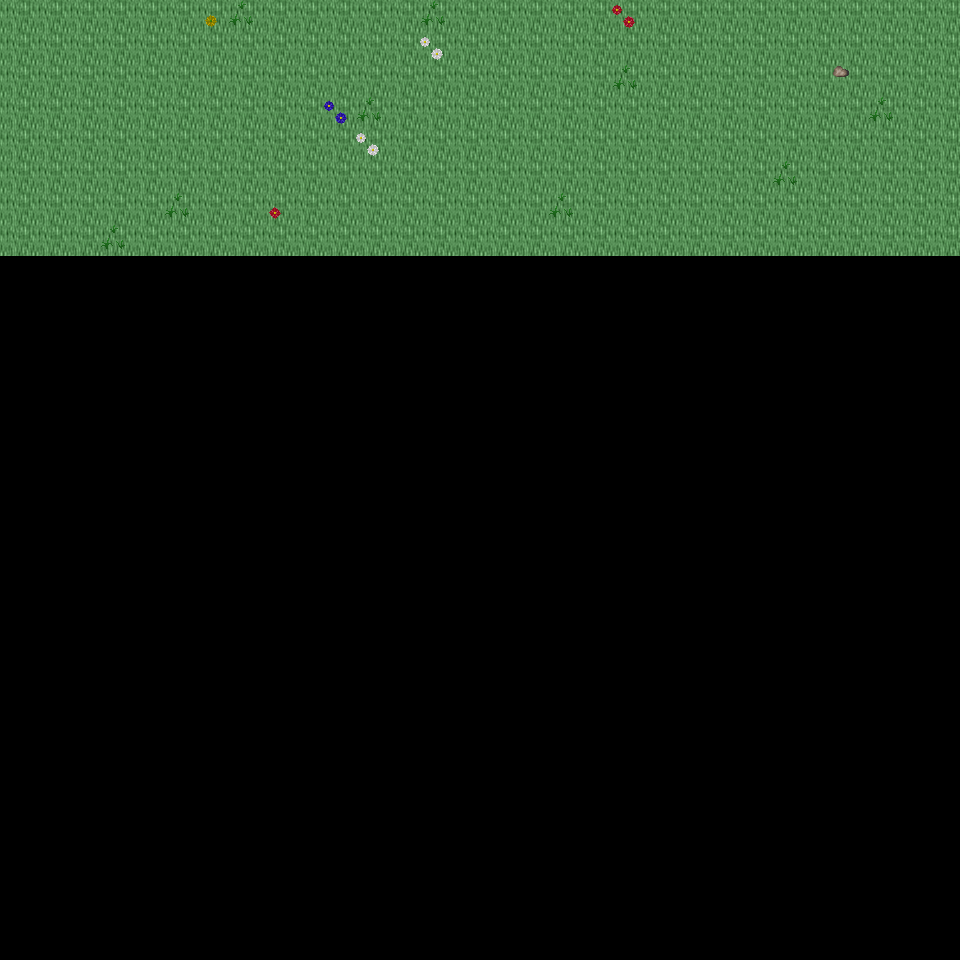

A 2D game scene composited from a Tiled map and its tileset images. What follows is a short description and the map's XML, with each tile layer's data collapsed to a summary:
An orthogonal 30x30 tile map with 32x32 px tiles, 6 tile layers (Ground, Object, Object2, Above, ...), 48 tilesets and 3 objects (3x mapExit).

<map version="1.0" orientation="orthogonal" renderorder="right-down" width="30" height="30" tilewidth="32" tileheight="32" nextobjectid="4">
  <tileset firstgid="1" name="tileset_ground_ground" tilewidth="32" tileheight="32" tilecount="33" columns="3">
    <image source="../drawable/tileset_ground_ground.png" width="96" height="352" />
  </tileset>
  <tileset firstgid="34" name="tileset_building_castle" tilewidth="32" tileheight="32" tilecount="320" columns="20">
    <image source="../drawable/tileset_building_castle.png" width="640" height="512" />
  </tileset>
  <tileset firstgid="354" name="tileset_furniture_carpet_carpets_2" tilewidth="32" tileheight="32" tilecount="12" columns="4">
    <image source="../drawable/tileset_furniture_carpet_carpets_2.png" width="128" height="160" />
  </tileset>
  <tileset firstgid="366" name="tileset_ground_indoor_tiles" tilewidth="32" tileheight="32" tilecount="8" columns="2">
    <image source="../drawable/tileset_ground_indoor_tiles.png" width="64" height="128" />
  </tileset>
  <tileset firstgid="374" name="tileset_ground_water_pool" tilewidth="32" tileheight="32" tilecount="72" columns="3">
    <image source="../drawable/tileset_ground_water_pool.png" width="96" height="768" />
  </tileset>
  <tileset firstgid="446" name="tileset_ground_brown_paving" tilewidth="32" tileheight="32" tilecount="2" columns="2">
    <image source="../drawable/tileset_ground_brown_paving.png" width="64" height="32" />
  </tileset>
  <tileset firstgid="448" name="tileset_ground_spikes" tilewidth="32" tileheight="32" tilecount="1" columns="1">
    <image source="../drawable/tileset_ground_spikes.png" width="32" height="32" />
  </tileset>
  <tileset firstgid="449" name="tileset_ground_ridge_earth_dark" tilewidth="32" tileheight="32" tilecount="96" columns="12">
    <image source="../drawable/tileset_ground_ridge_earth_dark.png" width="384" height="256" />
  </tileset>
  <tileset firstgid="545" name="tileset_plant_grasses" tilewidth="32" tileheight="32" tilecount="6" columns="3">
    <image source="../drawable/tileset_plant_grasses.png" width="96" height="64" />
  </tileset>
  <tileset firstgid="551" name="tileset_ground_water_pool_corners" tilewidth="32" tileheight="32" tilecount="72" columns="3">
    <image source="../drawable/tileset_ground_water_pool_corners.png" width="96" height="768" />
  </tileset>
  <tileset firstgid="623" name="tileset_building_fence_fence_chunky" tilewidth="32" tileheight="32" tilecount="21" columns="3">
    <image source="../drawable/tileset_building_fence_fence_chunky.png" width="96" height="224" />
  </tileset>
  <tileset firstgid="644" name="tileset_ground_earth_edges" tilewidth="32" tileheight="32" tilecount="18" columns="6">
    <image source="../drawable/tileset_ground_earth_edges.png" width="192" height="96" />
  </tileset>
  <tileset firstgid="662" name="tileset_ground_rock_pebbles" tilewidth="32" tileheight="32" tilecount="3" columns="1">
    <image source="../drawable/tileset_ground_rock_pebbles.png" width="32" height="96" />
  </tileset>
  <tileset firstgid="665" name="tileset_ground_square_patch" tilewidth="32" tileheight="32" tilecount="9" columns="3">
    <image source="../drawable/tileset_ground_square_patch.png" width="96" height="96" />
  </tileset>
  <tileset firstgid="674" name="tileset_plant_leaves" tilewidth="32" tileheight="32" tilecount="8" columns="4">
    <image source="../drawable/tileset_plant_leaves.png" width="128" height="64" />
  </tileset>
  <tileset firstgid="682" name="tileset_item_corpse_skull_dark" tilewidth="32" tileheight="32" tilecount="2" columns="2">
    <image source="../drawable/tileset_item_corpse_skull_dark.png" width="64" height="32" />
  </tileset>
  <tileset firstgid="684" name="tileset_item_corpse_skeleton" tilewidth="32" tileheight="32" tilecount="4" columns="2">
    <image source="../drawable/tileset_item_corpse_skeleton.png" width="64" height="64" />
  </tileset>
  <tileset firstgid="688" name="tileset_furniture_table_grey_fancy" tilewidth="32" tileheight="32" tilecount="9" columns="3">
    <image source="../drawable/tileset_furniture_table_grey_fancy.png" width="96" height="96" />
  </tileset>
  <tileset firstgid="697" name="tileset_furniture_table_grey_long" tilewidth="32" tileheight="32" tilecount="4" columns="2">
    <image source="../drawable/tileset_furniture_table_grey_long.png" width="64" height="64" />
  </tileset>
  <tileset firstgid="701" name="tileset_furniture_table_grey_plain" tilewidth="32" tileheight="32" tilecount="9" columns="3">
    <image source="../drawable/tileset_furniture_table_grey_plain.png" width="96" height="96" />
  </tileset>
  <tileset firstgid="710" name="tileset_item_gothic_slab" tilewidth="32" tileheight="32" tilecount="1" columns="1">
    <image source="../drawable/tileset_item_gothic_slab.png" width="32" height="32" />
  </tileset>
  <tileset firstgid="711" name="tileset_logic_creature_gnome" tilewidth="32" tileheight="32" tilecount="6" columns="6">
    <image source="../drawable/tileset_logic_creature_gnome.png" width="192" height="32" />
  </tileset>
  <tileset firstgid="717" name="tileset_logic_creature_animal" tilewidth="32" tileheight="32" tilecount="32" columns="8">
    <image source="../drawable/tileset_logic_creature_animal.png" width="256" height="128" />
  </tileset>
  <tileset firstgid="749" name="tileset_logic_collision" tilewidth="32" tileheight="32" tilecount="1" columns="1">
    <image source="../drawable/tileset_logic_collision.png" width="32" height="32" />
  </tileset>
  <tileset firstgid="750" name="tileset_ground_water_pool_deep" tilewidth="32" tileheight="32" tilecount="72" columns="3">
    <image source="../drawable/tileset_ground_water_pool_deep.png" width="96" height="768" />
  </tileset>
  <tileset firstgid="822" name="tileset_object_suspension_bridge" tilewidth="32" tileheight="32" tilecount="24" columns="3">
    <image source="../drawable/tileset_object_suspension_bridge.png" width="96" height="256" />
  </tileset>
  <tileset firstgid="846" name="tileset_plant_flower_daisy_blue" tilewidth="32" tileheight="32" tilecount="8" columns="2">
    <image source="../drawable/tileset_plant_flower_daisy_blue.png" width="64" height="128" />
  </tileset>
  <tileset firstgid="854" name="tileset_plant_flower_daisy_red" tilewidth="32" tileheight="32" tilecount="8" columns="2">
    <image source="../drawable/tileset_plant_flower_daisy_red.png" width="64" height="128" />
  </tileset>
  <tileset firstgid="862" name="tileset_plant_flower_daisy_white" tilewidth="32" tileheight="32" tilecount="8" columns="2">
    <image source="../drawable/tileset_plant_flower_daisy_white.png" width="64" height="128" />
  </tileset>
  <tileset firstgid="870" name="tileset_plant_flower_daisy_yellow" tilewidth="32" tileheight="32" tilecount="8" columns="2">
    <image source="../drawable/tileset_plant_flower_daisy_yellow.png" width="64" height="128" />
  </tileset>
  <tileset firstgid="878" name="tileset_plant_tree_tree_green" tilewidth="32" tileheight="32" tilecount="80" columns="8">
    <image source="../drawable/tileset_plant_tree_tree_green.png" width="256" height="352" />
  </tileset>
  <tileset firstgid="958" name="tileset_item_banners_flag" tilewidth="32" tileheight="32" tilecount="12" columns="3">
    <image source="../drawable/tileset_item_banners_flag.png" width="96" height="128" />
  </tileset>
  <tileset firstgid="970" name="tileset_item_flagpole" tilewidth="32" tileheight="32" tilecount="3" columns="1">
    <image source="../drawable/tileset_item_flagpole.png" width="32" height="96" />
  </tileset>
  <tileset firstgid="973" name="tileset_furniture_chair_bench_white" tilewidth="32" tileheight="32" tilecount="8" columns="2">
    <image source="../drawable/tileset_furniture_chair_bench_white.png" width="64" height="128" />
  </tileset>
  <tileset firstgid="981" name="tileset_item_statue_flowered_arch" tilewidth="32" tileheight="32" tilecount="24" columns="6">
    <image source="../drawable/tileset_item_statue_flowered_arch.png" width="192" height="128" />
  </tileset>
  <tileset firstgid="1005" name="tileset_building_decoration_block" tilewidth="32" tileheight="32" tilecount="2" columns="2">
    <image source="../drawable/tileset_building_decoration_block.png" width="64" height="32" />
  </tileset>
  <tileset firstgid="1007" name="tileset_building_decoration_orbpedestal" tilewidth="32" tileheight="32" tilecount="2" columns="1">
    <image source="../drawable/tileset_building_decoration_orbpedestal.png" width="32" height="64" />
  </tileset>
  <tileset firstgid="1009" name="tileset_item_statue_urn_with_flowers" tilewidth="32" tileheight="32" tilecount="2" columns="1">
    <image source="../drawable/tileset_item_statue_urn_with_flowers.png" width="32" height="64" />
  </tileset>
  <tileset firstgid="1011" name="tileset_building_decoration_pool" tilewidth="32" tileheight="32" tilecount="9" columns="3">
    <image source="../drawable/tileset_building_decoration_pool.png" width="96" height="96" />
  </tileset>
  <tileset firstgid="1020" name="tileset_item_statue_romanic_art1" tilewidth="32" tileheight="32" tilecount="4" columns="2">
    <image source="../drawable/tileset_item_statue_romanic_art1.png" width="64" height="64" />
  </tileset>
  <tileset firstgid="1024" name="tileset_building_wall_int_clay" tilewidth="32" tileheight="32" tilecount="100" columns="10">
    <image source="../drawable/tileset_building_wall_int_clay.png" width="320" height="320" />
  </tileset>
  <tileset firstgid="1124" name="tileset_ground_green_paving" tilewidth="32" tileheight="32" tilecount="18" columns="3">
    <image source="../drawable/tileset_ground_green_paving.png" width="96" height="192" />
  </tileset>
  <tileset firstgid="1142" name="tileset_logic_protection" tilewidth="32" tileheight="32" tilecount="2" columns="2">
    <image source="../drawable/tileset_logic_protection.png" width="64" height="32" />
  </tileset>
  <tileset firstgid="1144" name="tileset_furniture_other_stick" tilewidth="32" tileheight="32" tilecount="2" columns="1">
    <image source="../drawable/tileset_furniture_other_stick.png" width="32" height="64" />
  </tileset>
  <tileset firstgid="1146" name="tileset_item_scrying_orb" tilewidth="32" tileheight="32" tilecount="8" columns="8">
    <image source="../drawable/tileset_item_scrying_orb.png" width="256" height="32" />
  </tileset>
  <tileset firstgid="1154" name="tileset_light_dim_light_7x5" tilewidth="32" tileheight="32" tilecount="35" columns="7">
    <image source="../drawable/tileset_light_dim_light_7x5.png" width="224" height="160" />
  </tileset>
  <tileset firstgid="1189" name="tileset_light_light_5x5" tilewidth="32" tileheight="32" tilecount="25" columns="5">
    <image source="../drawable/tileset_light_light_5x5.png" width="160" height="160" />
  </tileset>
  <tileset firstgid="1214" name="tileset_furniture_light_lamp_bronze" tilewidth="32" tileheight="32" tilecount="3" columns="1">
    <image source="../drawable/tileset_furniture_light_lamp_bronze.png" width="32" height="96" />
  </tileset>
  <layer name="Ground" width="30" height="30">
    <data>[900 cells, 240 non-empty, 1 distinct tile ids]</data>
  </layer>
  <layer name="Object" width="30" height="30">
    <data>[900 cells, 16 non-empty, 7 distinct tile ids]</data>
  </layer>
  <layer name="Object2" width="30" height="30">
    <data>[900 cells, 0 non-empty, 0 distinct tile ids]</data>
  </layer>
  <layer name="Above" width="30" height="30">
    <data>[900 cells, 0 non-empty, 0 distinct tile ids]</data>
  </layer>
  <layer name="Above2" width="30" height="30">
    <data>[900 cells, 0 non-empty, 0 distinct tile ids]</data>
  </layer>
  <layer name="Walkable" width="30" height="30">
    <data>[900 cells, 0 non-empty, 0 distinct tile ids]</data>
  </layer>
  <objectgroup name="MapEvents">
    <object id="1" name="north" type="mapExit" x="0" y="0" width="960" height="32">
      <properties>
        <property name="map" value="level_0_x222_y28" />
        <property name="x" value="0" />
        <property name="y" value="28" />
      </properties>
    </object>
    <object id="2" name="west" type="mapExit" x="0" y="0" width="32" height="960">
      <properties>
        <property name="map" value="level_0_x221_y29" />
        <property name="x" value="28" />
        <property name="y" value="0" />
      </properties>
    </object>
    <object id="3" name="east" type="mapExit" x="928" y="0" width="32" height="960">
      <properties>
        <property name="map" value="level_0_x223_y29" />
        <property name="x" value="1" />
        <property name="y" value="0" />
      </properties>
    </object>
  </objectgroup>
</map>
